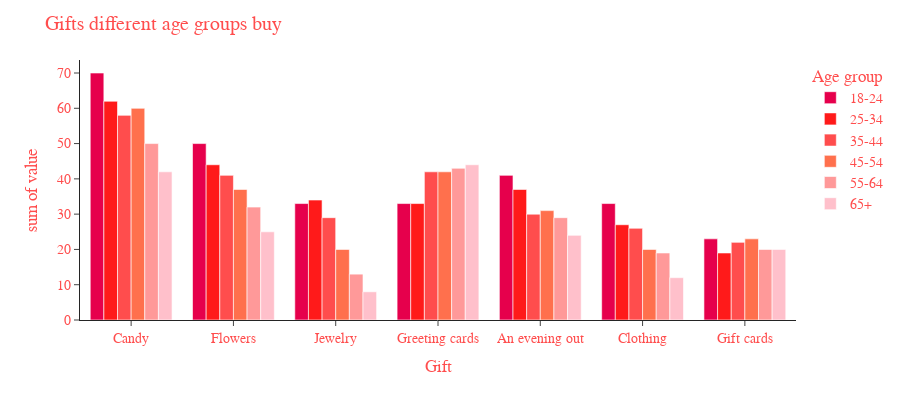

Source (notebook cell):
### Code cell
fig = px.histogram(pga, x=pga.index, y=list(pga.columns),
             barmode='group',
             height=400,
             labels={
                      "variable" : "Age group",
                      "sum of value" : "Gift percentage",
                      "index" : "Gift"
                    },
             color_discrete_map={
                                 "18-24" : "#e6004c",
                                 "25-34" : "#ff1a1a",
                                 "35-44" : "#ff4d4d",
                                 "45-54" : "#ff704d",
                                 "55-64" : "#ff9999",
                                 "65+" : "pink"
                                }
)

fig.update_layout(
    title = "Gifts different age groups buy",
    font=dict(
        family = font_family,
        size = 14,
        color = "#ff4d4d",
    )
)

fig.show()

### Figure 1 — Plotly figure (JSON) as saved in the notebook; plotly's stock layout.template omitted (floating-point values rounded to 4 significant figures)
{"data": [{"alignmentgroup": "True", "bingroup": "x", "histfunc": "sum", "hovertemplate": "Age group=18-24<br>Gift=%{x}<br>sum of value=%{y}<extra></extra>", "legendgroup": "18-24", "marker": {"color": "#e6004c", "pattern": {"shape": ""}}, "name": "18-24", "offsetgroup": "18-24", "orientation": "v", "showlegend": true, "type": "histogram", "x": ["Candy", "Flowers", "Jewelry", "Greeting cards", "An evening out", "Clothing", "Gift cards"], "xaxis": "x", "y": ["70", "50", "33", "33", "41", "33", "23"], "yaxis": "y"}, {"alignmentgroup": "True", "bingroup": "x", "histfunc": "sum", "hovertemplate": "Age group=25-34<br>Gift=%{x}<br>sum of value=%{y}<extra></extra>", "legendgroup": "25-34", "marker": {"color": "#ff1a1a", "pattern": {"shape": ""}}, "name": "25-34", "offsetgroup": "25-34", "orientation": "v", "showlegend": true, "type": "histogram", "x": ["Candy", "Flowers", "Jewelry", "Greeting cards", "An evening out", "Clothing", "Gift cards"], "xaxis": "x", "y": ["62", "44", "34", "33", "37", "27", "19"], "yaxis": "y"}, {"alignmentgroup": "True", "bingroup": "x", "histfunc": "sum", "hovertemplate": "Age group=35-44<br>Gift=%{x}<br>sum of value=%{y}<extra></extra>", "legendgroup": "35-44", "marker": {"color": "#ff4d4d", "pattern": {"shape": ""}}, "name": "35-44", "offsetgroup": "35-44", "orientation": "v", "showlegend": true, "type": "histogram", "x": ["Candy", "Flowers", "Jewelry", "Greeting cards", "An evening out", "Clothing", "Gift cards"], "xaxis": "x", "y": ["58", "41", "29", "42", "30", "26", "22"], "yaxis": "y"}, {"alignmentgroup": "True", "bingroup": "x", "histfunc": "sum", "hovertemplate": "Age group=45-54<br>Gift=%{x}<br>sum of value=%{y}<extra></extra>", "legendgroup": "45-54", "marker": {"color": "#ff704d", "pattern": {"shape": ""}}, "name": "45-54", "offsetgroup": "45-54", "orientation": "v", "showlegend": true, "type": "histogram", "x": ["Candy", "Flowers", "Jewelry", "Greeting cards", "An evening out", "Clothing", "Gift cards"], "xaxis": "x", "y": ["60", "37", "20", "42", "31", "20", "23"], "yaxis": "y"}, {"alignmentgroup": "True", "bingroup": "x", "histfunc": "sum", "hovertemplate": "Age group=55-64<br>Gift=%{x}<br>sum of value=%{y}<extra></extra>", "legendgroup": "55-64", "marker": {"color": "#ff9999", "pattern": {"shape": ""}}, "name": "55-64", "offsetgroup": "55-64", "orientation": "v", "showlegend": true, "type": "histogram", "x": ["Candy", "Flowers", "Jewelry", "Greeting cards", "An evening out", "Clothing", "Gift cards"], "xaxis": "x", "y": ["50", "32", "13", "43", "29", "19", "20"], "yaxis": "y"}, {"alignmentgroup": "True", "bingroup": "x", "histfunc": "sum", "hovertemplate": "Age group=65+<br>Gift=%{x}<br>sum of value=%{y}<extra></extra>", "legendgroup": "65+", "marker": {"color": "pink", "pattern": {"shape": ""}}, "name": "65+", "offsetgroup": "65+", "orientation": "v", "showlegend": true, "type": "histogram", "x": ["Candy", "Flowers", "Jewelry", "Greeting cards", "An evening out", "Clothing", "Gift cards"], "xaxis": "x", "y": ["42", "25", "8", "44", "24", "12", "20"], "yaxis": "y"}], "layout": {"barmode": "group", "font": {"color": "#ff4d4d", "family": "Verdana", "size": 14}, "height": 400, "legend": {"title": {"text": "Age group"}, "tracegroupgap": 0}, "margin": {"t": 60}, "title": {"text": "Gifts different age groups buy"}, "xaxis": {"anchor": "y", "domain": [0, 1], "title": {"text": "Gift"}}, "yaxis": {"anchor": "x", "domain": [0, 1], "title": {"text": "sum of value"}}}}
